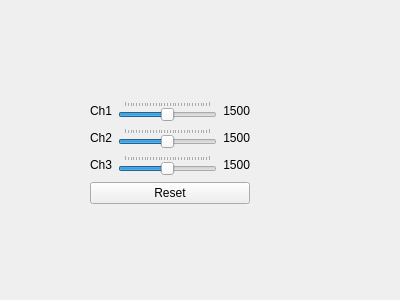
<?xml version="1.0" encoding="UTF-8"?>
<ui version="4.0">
 <class>Form</class>
 <widget class="QWidget" name="Form">
  <property name="geometry">
   <rect>
    <x>0</x>
    <y>0</y>
    <width>400</width>
    <height>300</height>
   </rect>
  </property>
  <property name="windowTitle">
   <string>Form</string>
  </property>
  <widget class="QWidget" name="gridLayoutWidget">
   <property name="geometry">
    <rect>
     <x>90</x>
     <y>100</y>
     <width>160</width>
     <height>105</height>
    </rect>
   </property>
   <layout class="QGridLayout" name="gridLayout">
    <item row="1" column="0">
     <widget class="QLabel" name="label_ch3">
      <property name="text">
       <string>Ch2</string>
      </property>
      <property name="alignment">
       <set>Qt::AlignCenter</set>
      </property>
     </widget>
    </item>
    <item row="2" column="0">
     <widget class="QLabel" name="label_ch2">
      <property name="text">
       <string>Ch3</string>
      </property>
      <property name="alignment">
       <set>Qt::AlignCenter</set>
      </property>
     </widget>
    </item>
    <item row="2" column="1">
     <widget class="QSlider" name="horizontalSlider_ch2">
      <property name="maximum">
       <number>3000</number>
      </property>
      <property name="value">
       <number>1500</number>
      </property>
      <property name="orientation">
       <enum>Qt::Horizontal</enum>
      </property>
      <property name="tickPosition">
       <enum>QSlider::TicksAbove</enum>
      </property>
      <property name="tickInterval">
       <number>100</number>
      </property>
     </widget>
    </item>
    <item row="0" column="1">
     <widget class="QSlider" name="horizontalSlider_ch1">
      <property name="maximum">
       <number>3000</number>
      </property>
      <property name="value">
       <number>1500</number>
      </property>
      <property name="orientation">
       <enum>Qt::Horizontal</enum>
      </property>
      <property name="tickPosition">
       <enum>QSlider::TicksAbove</enum>
      </property>
      <property name="tickInterval">
       <number>100</number>
      </property>
     </widget>
    </item>
    <item row="0" column="0">
     <widget class="QLabel" name="label_ch1">
      <property name="text">
       <string>Ch1</string>
      </property>
      <property name="alignment">
       <set>Qt::AlignCenter</set>
      </property>
     </widget>
    </item>
    <item row="1" column="1">
     <widget class="QSlider" name="horizontalSlider_ch3">
      <property name="maximum">
       <number>3000</number>
      </property>
      <property name="value">
       <number>1500</number>
      </property>
      <property name="orientation">
       <enum>Qt::Horizontal</enum>
      </property>
      <property name="tickPosition">
       <enum>QSlider::TicksAbove</enum>
      </property>
      <property name="tickInterval">
       <number>100</number>
      </property>
     </widget>
    </item>
    <item row="0" column="2">
     <widget class="QLabel" name="label_ch1_value">
      <property name="text">
       <string>1500</string>
      </property>
      <property name="alignment">
       <set>Qt::AlignRight|Qt::AlignTrailing|Qt::AlignVCenter</set>
      </property>
     </widget>
    </item>
    <item row="1" column="2">
     <widget class="QLabel" name="label_ch2_value">
      <property name="text">
       <string>1500</string>
      </property>
      <property name="alignment">
       <set>Qt::AlignRight|Qt::AlignTrailing|Qt::AlignVCenter</set>
      </property>
     </widget>
    </item>
    <item row="2" column="2">
     <widget class="QLabel" name="label_ch3_value">
      <property name="text">
       <string>1500</string>
      </property>
      <property name="alignment">
       <set>Qt::AlignRight|Qt::AlignTrailing|Qt::AlignVCenter</set>
      </property>
     </widget>
    </item>
    <item row="3" column="0" colspan="3">
     <widget class="QPushButton" name="pushButton_reset">
      <property name="text">
       <string>Reset</string>
      </property>
     </widget>
    </item>
   </layout>
  </widget>
 </widget>
 <tabstops>
  <tabstop>horizontalSlider_ch1</tabstop>
  <tabstop>horizontalSlider_ch3</tabstop>
  <tabstop>horizontalSlider_ch2</tabstop>
 </tabstops>
 <resources/>
 <connections/>
</ui>
